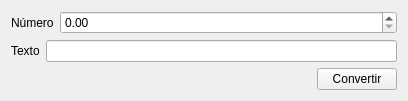
<?xml version="1.0" encoding="UTF-8"?>
<ui version="4.0">
 <class>Widget</class>
 <widget class="QWidget" name="Widget">
  <property name="geometry">
   <rect>
    <x>0</x>
    <y>0</y>
    <width>408</width>
    <height>99</height>
   </rect>
  </property>
  <property name="windowTitle">
   <string>Widget</string>
  </property>
  <layout class="QVBoxLayout" name="verticalLayout">
   <item>
    <layout class="QFormLayout" name="formLayout">
     <item row="0" column="0">
      <widget class="QLabel" name="label">
       <property name="text">
        <string>Número</string>
       </property>
      </widget>
     </item>
     <item row="0" column="1">
      <widget class="QDoubleSpinBox" name="numeroDoubleSpinBox"/>
     </item>
    </layout>
   </item>
   <item>
    <layout class="QHBoxLayout" name="horizontalLayout">
     <item>
      <widget class="QLabel" name="label_2">
       <property name="text">
        <string>Texto</string>
       </property>
      </widget>
     </item>
     <item>
      <widget class="QLineEdit" name="textoLineEdit"/>
     </item>
    </layout>
   </item>
   <item>
    <layout class="QHBoxLayout" name="horizontalLayout_2">
     <item>
      <spacer name="horizontalSpacer">
       <property name="orientation">
        <enum>Qt::Horizontal</enum>
       </property>
       <property name="sizeHint" stdset="0">
        <size>
         <width>40</width>
         <height>20</height>
        </size>
       </property>
      </spacer>
     </item>
     <item>
      <widget class="QPushButton" name="pushButton">
       <property name="text">
        <string>Convertir</string>
       </property>
      </widget>
     </item>
    </layout>
   </item>
  </layout>
 </widget>
 <layoutdefault spacing="6" margin="11"/>
 <resources/>
 <connections/>
</ui>
